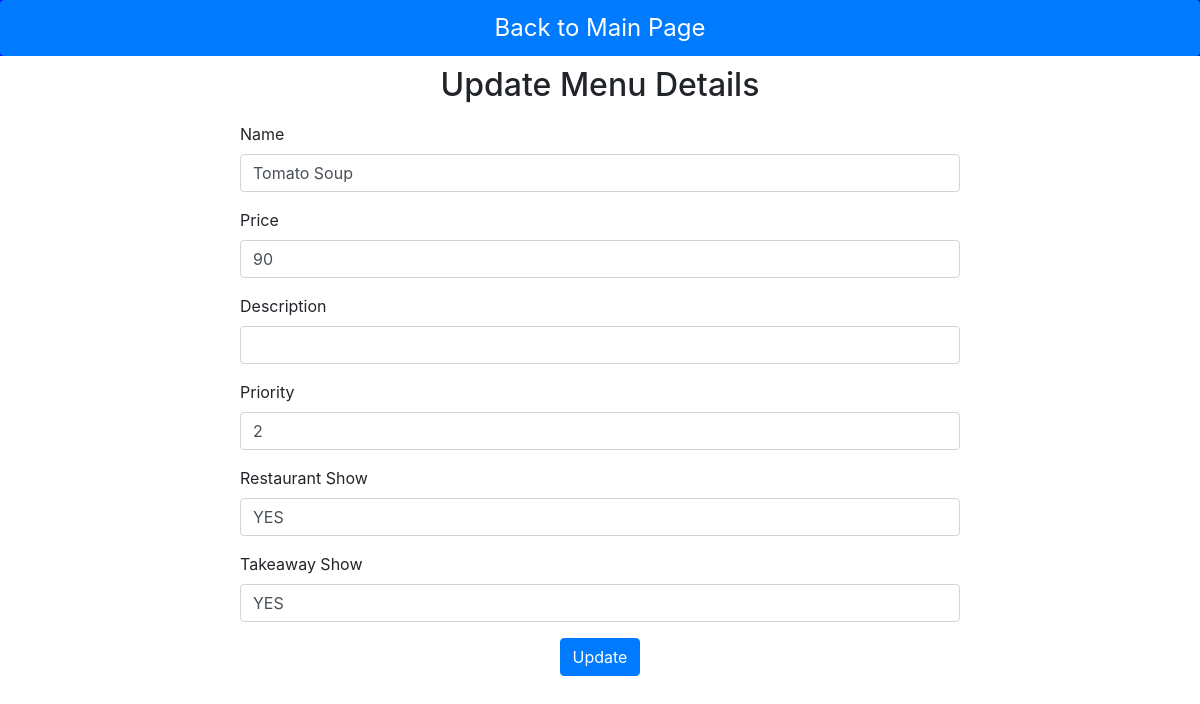
The page /admin/update_menu_item.php?mid=18 on the database its author committed.
### tables this page shows
CREATE TABLE `menu` (
  `mid` int(10) NOT NULL,
  `name` varchar(150) NOT NULL,
  `image` varchar(250) NOT NULL,
  `description` varchar(250) NOT NULL,
  `priority` int(10) NOT NULL,
  `restaurant_show` varchar(10) NOT NULL,
  `takeaway_show` varchar(10) NOT NULL,
  `price` int(10) NOT NULL,
  `type` int(11) NOT NULL
);

### admin/update_menu_item.php (the view, shortened to what this page needs)
<?php
    require 'db.php';
    $id = $_GET['mid'];
    $q = mysqli_query($con,"select * from menu where mid =$id");
    while($r = mysqli_fetch_array($q)){
?><html>
    <head>
        <link rel="stylesheet" href="https://maxcdn.bootstrapcdn.com/bootstrap/4.5.2/css/bootstrap.min.css">
    </head>
    <body>
         <nav class="nav nav-pills flex-column flex-sm-row">
  <a class="flex-sm-fill text-sm-center nav-link active" href="view_menu.php">Back to Main Page</a>
</nav>
        <h2> Update Menu Details </h2>
        <form method="post" action="#">
            <div class="form-group">
                <label> Name </label>
                <input type="text" class="form-control" id="exampleInputEmail1" name="name" value="<?php echo $r['name']; ?>">
            </div>
            <div class="form-group">
                <label for="exampleInputEmail1">Price</label>
                <input type="text" class="form-control" id="exampleInputEmail1" name="price" value="<?php echo $r['price']; ?>" >
            </div>
            <div class="form-group">
                <label>Description </label>
                <input type="text" class="form-control" id="exampleInputEmail1" name="description" value="<?php echo $r['description']; ?>" >
            </div>
            <div class="form-group">
                <label>Priority </label>
                <input type="number" max="5" min="1" name="prio" class="form-control" value="<?php echo $r['priority']; ?>" />
            </div>
            <div class="form-group">
                <label>Restaurant Show</label>
                <input type="text" class="form-control" id="exampleInputEmail1" name="restaurant_show" value="<?php echo $r['restaurant_show']; ?>" max="1000" min="50" />
            </div>
            <div class="form-group">
                <label>Takeaway Show</label>
                <input type="text" class="form-control" id="exampleInputEmail1" name="takeaway_show" value="<?php echo $r['takeaway_show']; ?>" />
            </div>
            <center>
                <button type="submit" name= "submit" class="btn btn-primary">Update</button>
           </center>
        </form>
        <?php } ?>
    </body>
</html>

### admin/update_menu_item.php (style rules this page uses)
h2 { padding: 10px; text-align: center; }
.form-group { margin-right: 20%; margin-left: 20%; }
.nav { background-color: blue; color: white; font-size: 24px; width: 100%; }
.nav a { color: white; font-size: 24px; text-decoration: none; padding : 10px; }

### rows shown on the page
menu: name "Tomato Soup", price "90", prio "2", restaurant_show "YES", takeaway_show "YES"
